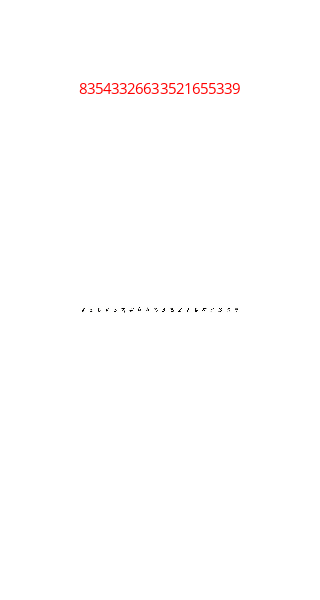

The code cell stored with this chart in its notebook:
### Markdown cell above
A few images with labels:

### Code cell
n = 20
fig = make_subplots(rows=1, cols= n, subplot_titles=([str(l) for l in sample_labels[:n]]))
fig.update_layout(width = 00, height=600, paper_bgcolor='rgb(255,255,255)', plot_bgcolor='rgb(255,255,255)')

fig.update_xaxes(visible=False)
fig.update_yaxes(visible=False, scaleanchor="x")

for i in range(n):
    hmap = go.Heatmap(z=sample_pics[i].reshape(28,28)[::-1], colorscale = 'gray_r', showscale=False)
    fig.add_trace(hmap, row=1, col=i+1)
    
for i in fig['layout']['annotations']:
    i['font'] = dict(size=15,color='#ff0000')
fig.show()

### Figure 1 — Plotly figure (JSON) as saved in the notebook; plotly's stock layout.template omitted (floating-point values rounded to 4 significant figures; data arrays with more than 128 entries replaced by an {"elided": "..."} marker saying what was removed)
{"data": [{"colorscale": [[0, "rgb(254, 254, 253)"], [0.09091, "rgb(224, 224, 223)"], [0.1818, "rgb(197, 197, 195)"], [0.2727, "rgb(171, 171, 170)"], [0.3636, "rgb(146, 146, 145)"], [0.4545, "rgb(124, 123, 122)"], [0.5455, "rgb(102, 101, 101)"], [0.6364, "rgb(81, 80, 80)"], [0.7273, "rgb(59, 59, 59)"], [0.8182, "rgb(38, 38, 38)"], [0.9091, "rgb(16, 16, 16)"], [1, "rgb(0, 0, 0)"]], "showscale": false, "type": "heatmap", "xaxis": "x", "yaxis": "y", "z": {"elided": "28x28 int values"}}, {"colorscale": [[0, "rgb(254, 254, 253)"], [0.09091, "rgb(224, 224, 223)"], [0.1818, "rgb(197, 197, 195)"], [0.2727, "rgb(171, 171, 170)"], [0.3636, "rgb(146, 146, 145)"], [0.4545, "rgb(124, 123, 122)"], [0.5455, "rgb(102, 101, 101)"], [0.6364, "rgb(81, 80, 80)"], [0.7273, "rgb(59, 59, 59)"], [0.8182, "rgb(38, 38, 38)"], [0.9091, "rgb(16, 16, 16)"], [1, "rgb(0, 0, 0)"]], "showscale": false, "type": "heatmap", "xaxis": "x2", "yaxis": "y2", "z": {"elided": "28x28 int values"}}, {"colorscale": [[0, "rgb(254, 254, 253)"], [0.09091, "rgb(224, 224, 223)"], [0.1818, "rgb(197, 197, 195)"], [0.2727, "rgb(171, 171, 170)"], [0.3636, "rgb(146, 146, 145)"], [0.4545, "rgb(124, 123, 122)"], [0.5455, "rgb(102, 101, 101)"], [0.6364, "rgb(81, 80, 80)"], [0.7273, "rgb(59, 59, 59)"], [0.8182, "rgb(38, 38, 38)"], [0.9091, "rgb(16, 16, 16)"], [1, "rgb(0, 0, 0)"]], "showscale": false, "type": "heatmap", "xaxis": "x3", "yaxis": "y3", "z": {"elided": "28x28 int values"}}, {"colorscale": [[0, "rgb(254, 254, 253)"], [0.09091, "rgb(224, 224, 223)"], [0.1818, "rgb(197, 197, 195)"], [0.2727, "rgb(171, 171, 170)"], [0.3636, "rgb(146, 146, 145)"], [0.4545, "rgb(124, 123, 122)"], [0.5455, "rgb(102, 101, 101)"], [0.6364, "rgb(81, 80, 80)"], [0.7273, "rgb(59, 59, 59)"], [0.8182, "rgb(38, 38, 38)"], [0.9091, "rgb(16, 16, 16)"], [1, "rgb(0, 0, 0)"]], "showscale": false, "type": "heatmap", "xaxis": "x4", "yaxis": "y4", "z": {"elided": "28x28 int values"}}, {"colorscale": [[0, "rgb(254, 254, 253)"], [0.09091, "rgb(224, 224, 223)"], [0.1818, "rgb(197, 197, 195)"], [0.2727, "rgb(171, 171, 170)"], [0.3636, "rgb(146, 146, 145)"], [0.4545, "rgb(124, 123, 122)"], [0.5455, "rgb(102, 101, 101)"], [0.6364, "rgb(81, 80, 80)"], [0.7273, "rgb(59, 59, 59)"], [0.8182, "rgb(38, 38, 38)"], [0.9091, "rgb(16, 16, 16)"], [1, "rgb(0, 0, 0)"]], "showscale": false, "type": "heatmap", "xaxis": "x5", "yaxis": "y5", "z": {"elided": "28x28 int values"}}, {"colorscale": [[0, "rgb(254, 254, 253)"], [0.09091, "rgb(224, 224, 223)"], [0.1818, "rgb(197, 197, 195)"], [0.2727, "rgb(171, 171, 170)"], [0.3636, "rgb(146, 146, 145)"], [0.4545, "rgb(124, 123, 122)"], [0.5455, "rgb(102, 101, 101)"], [0.6364, "rgb(81, 80, 80)"], [0.7273, "rgb(59, 59, 59)"], [0.8182, "rgb(38, 38, 38)"], [0.9091, "rgb(16, 16, 16)"], [1, "rgb(0, 0, 0)"]], "showscale": false, "type": "heatmap", "xaxis": "x6", "yaxis": "y6", "z": {"elided": "28x28 int values"}}, {"colorscale": [[0, "rgb(254, 254, 253)"], [0.09091, "rgb(224, 224, 223)"], [0.1818, "rgb(197, 197, 195)"], [0.2727, "rgb(171, 171, 170)"], [0.3636, "rgb(146, 146, 145)"], [0.4545, "rgb(124, 123, 122)"], [0.5455, "rgb(102, 101, 101)"], [0.6364, "rgb(81, 80, 80)"], [0.7273, "rgb(59, 59, 59)"], [0.8182, "rgb(38, 38, 38)"], [0.9091, "rgb(16, 16, 16)"], [1, "rgb(0, 0, 0)"]], "showscale": false, "type": "heatmap", "xaxis": "x7", "yaxis": "y7", "z": {"elided": "28x28 int values"}}, {"colorscale": [[0, "rgb(254, 254, 253)"], [0.09091, "rgb(224, 224, 223)"], [0.1818, "rgb(197, 197, 195)"], [0.2727, "rgb(171, 171, 170)"], [0.3636, "rgb(146, 146, 145)"], [0.4545, "rgb(124, 123, 122)"], [0.5455, "rgb(102, 101, 101)"], [0.6364, "rgb(81, 80, 80)"], [0.7273, "rgb(59, 59, 59)"], [0.8182, "rgb(38, 38, 38)"], [0.9091, "rgb(16, 16, 16)"], [1, "rgb(0, 0, 0)"]], "showscale": false, "type": "heatmap", "xaxis": "x8", "yaxis": "y8", "z": {"elided": "28x28 int values"}}, {"colorscale": [[0, "rgb(254, 254, 253)"], [0.09091, "rgb(224, 224, 223)"], [0.1818, "rgb(197, 197, 195)"], [0.2727, "rgb(171, 171, 170)"], [0.3636, "rgb(146, 146, 145)"], [0.4545, "rgb(124, 123, 122)"], [0.5455, "rgb(102, 101, 101)"], [0.6364, "rgb(81, 80, 80)"], [0.7273, "rgb(59, 59, 59)"], [0.8182, "rgb(38, 38, 38)"], [0.9091, "rgb(16, 16, 16)"], [1, "rgb(0, 0, 0)"]], "showscale": false, "type": "heatmap", "xaxis": "x9", "yaxis": "y9", "z": {"elided": "28x28 int values"}}, {"colorscale": [[0, "rgb(254, 254, 253)"], [0.09091, "rgb(224, 224, 223)"], [0.1818, "rgb(197, 197, 195)"], [0.2727, "rgb(171, 171, 170)"], [0.3636, "rgb(146, 146, 145)"], [0.4545, "rgb(124, 123, 122)"], [0.5455, "rgb(102, 101, 101)"], [0.6364, "rgb(81, 80, 80)"], [0.7273, "rgb(59, 59, 59)"], [0.8182, "rgb(38, 38, 38)"], [0.9091, "rgb(16, 16, 16)"], [1, "rgb(0, 0, 0)"]], "showscale": false, "type": "heatmap", "xaxis": "x10", "yaxis": "y10", "z": {"elided": "28x28 int values"}}, {"colorscale": [[0, "rgb(254, 254, 253)"], [0.09091, "rgb(224, 224, 223)"], [0.1818, "rgb(197, 197, 195)"], [0.2727, "rgb(171, 171, 170)"], [0.3636, "rgb(146, 146, 145)"], [0.4545, "rgb(124, 123, 122)"], [0.5455, "rgb(102, 101, 101)"], [0.6364, "rgb(81, 80, 80)"], [0.7273, "rgb(59, 59, 59)"], [0.8182, "rgb(38, 38, 38)"], [0.9091, "rgb(16, 16, 16)"], [1, "rgb(0, 0, 0)"]], "showscale": false, "type": "heatmap", "xaxis": "x11", "yaxis": "y11", "z": {"elided": "28x28 int values"}}, {"colorscale": [[0, "rgb(254, 254, 253)"], [0.09091, "rgb(224, 224, 223)"], [0.1818, "rgb(197, 197, 195)"], [0.2727, "rgb(171, 171, 170)"], [0.3636, "rgb(146, 146, 145)"], [0.4545, "rgb(124, 123, 122)"], [0.5455, "rgb(102, 101, 101)"], [0.6364, "rgb(81, 80, 80)"], [0.7273, "rgb(59, 59, 59)"], [0.8182, "rgb(38, 38, 38)"], [0.9091, "rgb(16, 16, 16)"], [1, "rgb(0, 0, 0)"]], "showscale": false, "type": "heatmap", "xaxis": "x12", "yaxis": "y12", "z": {"elided": "28x28 int values"}}, {"colorscale": [[0, "rgb(254, 254, 253)"], [0.09091, "rgb(224, 224, 223)"], [0.1818, "rgb(197, 197, 195)"], [0.2727, "rgb(171, 171, 170)"], [0.3636, "rgb(146, 146, 145)"], [0.4545, "rgb(124, 123, 122)"], [0.5455, "rgb(102, 101, 101)"], [0.6364, "rgb(81, 80, 80)"], [0.7273, "rgb(59, 59, 59)"], [0.8182, "rgb(38, 38, 38)"], [0.9091, "rgb(16, 16, 16)"], [1, "rgb(0, 0, 0)"]], "showscale": false, "type": "heatmap", "xaxis": "x13", "yaxis": "y13", "z": {"elided": "28x28 int values"}}, {"colorscale": [[0, "rgb(254, 254, 253)"], [0.09091, "rgb(224, 224, 223)"], [0.1818, "rgb(197, 197, 195)"], [0.2727, "rgb(171, 171, 170)"], [0.3636, "rgb(146, 146, 145)"], [0.4545, "rgb(124, 123, 122)"], [0.5455, "rgb(102, 101, 101)"], [0.6364, "rgb(81, 80, 80)"], [0.7273, "rgb(59, 59, 59)"], [0.8182, "rgb(38, 38, 38)"], [0.9091, "rgb(16, 16, 16)"], [1, "rgb(0, 0, 0)"]], "showscale": false, "type": "heatmap", "xaxis": "x14", "yaxis": "y14", "z": {"elided": "28x28 int values"}}, {"colorscale": [[0, "rgb(254, 254, 253)"], [0.09091, "rgb(224, 224, 223)"], [0.1818, "rgb(197, 197, 195)"], [0.2727, "rgb(171, 171, 170)"], [0.3636, "rgb(146, 146, 145)"], [0.4545, "rgb(124, 123, 122)"], [0.5455, "rgb(102, 101, 101)"], [0.6364, "rgb(81, 80, 80)"], [0.7273, "rgb(59, 59, 59)"], [0.8182, "rgb(38, 38, 38)"], [0.9091, "rgb(16, 16, 16)"], [1, "rgb(0, 0, 0)"]], "showscale": false, "type": "heatmap", "xaxis": "x15", "yaxis": "y15", "z": {"elided": "28x28 int values"}}, {"colorscale": [[0, "rgb(254, 254, 253)"], [0.09091, "rgb(224, 224, 223)"], [0.1818, "rgb(197, 197, 195)"], [0.2727, "rgb(171, 171, 170)"], [0.3636, "rgb(146, 146, 145)"], [0.4545, "rgb(124, 123, 122)"], [0.5455, "rgb(102, 101, 101)"], [0.6364, "rgb(81, 80, 80)"], [0.7273, "rgb(59, 59, 59)"], [0.8182, "rgb(38, 38, 38)"], [0.9091, "rgb(16, 16, 16)"], [1, "rgb(0, 0, 0)"]], "showscale": false, "type": "heatmap", "xaxis": "x16", "yaxis": "y16", "z": {"elided": "28x28 int values"}}, {"colorscale": [[0, "rgb(254, 254, 253)"], [0.09091, "rgb(224, 224, 223)"], [0.1818, "rgb(197, 197, 195)"], [0.2727, "rgb(171, 171, 170)"], [0.3636, "rgb(146, 146, 145)"], [0.4545, "rgb(124, 123, 122)"], [0.5455, "rgb(102, 101, 101)"], [0.6364, "rgb(81, 80, 80)"], [0.7273, "rgb(59, 59, 59)"], [0.8182, "rgb(38, 38, 38)"], [0.9091, "rgb(16, 16, 16)"], [1, "rgb(0, 0, 0)"]], "showscale": false, "type": "heatmap", "xaxis": "x17", "yaxis": "y17", "z": {"elided": "28x28 int values"}}, {"colorscale": [[0, "rgb(254, 254, 253)"], [0.09091, "rgb(224, 224, 223)"], [0.1818, "rgb(197, 197, 195)"], [0.2727, "rgb(171, 171, 170)"], [0.3636, "rgb(146, 146, 145)"], [0.4545, "rgb(124, 123, 122)"], [0.5455, "rgb(102, 101, 101)"], [0.6364, "rgb(81, 80, 80)"], [0.7273, "rgb(59, 59, 59)"], [0.8182, "rgb(38, 38, 38)"], [0.9091, "rgb(16, 16, 16)"], [1, "rgb(0, 0, 0)"]], "showscale": false, "type": "heatmap", "xaxis": "x18", "yaxis": "y18", "z": {"elided": "28x28 int values"}}, {"colorscale": [[0, "rgb(254, 254, 253)"], [0.09091, "rgb(224, 224, 223)"], [0.1818, "rgb(197, 197, 195)"], [0.2727, "rgb(171, 171, 170)"], [0.3636, "rgb(146, 146, 145)"], [0.4545, "rgb(124, 123, 122)"], [0.5455, "rgb(102, 101, 101)"], [0.6364, "rgb(81, 80, 80)"], [0.7273, "rgb(59, 59, 59)"], [0.8182, "rgb(38, 38, 38)"], [0.9091, "rgb(16, 16, 16)"], [1, "rgb(0, 0, 0)"]], "showscale": false, "type": "heatmap", "xaxis": "x19", "yaxis": "y19", "z": {"elided": "28x28 int values"}}, {"colorscale": [[0, "rgb(254, 254, 253)"], [0.09091, "rgb(224, 224, 223)"], [0.1818, "rgb(197, 197, 195)"], [0.2727, "rgb(171, 171, 170)"], [0.3636, "rgb(146, 146, 145)"], [0.4545, "rgb(124, 123, 122)"], [0.5455, "rgb(102, 101, 101)"], [0.6364, "rgb(81, 80, 80)"], [0.7273, "rgb(59, 59, 59)"], [0.8182, "rgb(38, 38, 38)"], [0.9091, "rgb(16, 16, 16)"], [1, "rgb(0, 0, 0)"]], "showscale": false, "type": "heatmap", "xaxis": "x20", "yaxis": "y20", "z": {"elided": "28x28 int values"}}], "layout": {"annotations": [{"font": {"color": "#ff0000", "size": 15}, "showarrow": false, "text": "8", "x": 0.02025, "xanchor": "center", "xref": "paper", "y": 1, "yanchor": "bottom", "yref": "paper"}, {"font": {"color": "#ff0000", "size": 15}, "showarrow": false, "text": "3", "x": 0.07075, "xanchor": "center", "xref": "paper", "y": 1, "yanchor": "bottom", "yref": "paper"}, {"font": {"color": "#ff0000", "size": 15}, "showarrow": false, "text": "5", "x": 0.1213, "xanchor": "center", "xref": "paper", "y": 1, "yanchor": "bottom", "yref": "paper"}, {"font": {"color": "#ff0000", "size": 15}, "showarrow": false, "text": "4", "x": 0.1718, "xanchor": "center", "xref": "paper", "y": 1, "yanchor": "bottom", "yref": "paper"}, {"font": {"color": "#ff0000", "size": 15}, "showarrow": false, "text": "3", "x": 0.2223, "xanchor": "center", "xref": "paper", "y": 1, "yanchor": "bottom", "yref": "paper"}, {"font": {"color": "#ff0000", "size": 15}, "showarrow": false, "text": "3", "x": 0.2727, "xanchor": "center", "xref": "paper", "y": 1, "yanchor": "bottom", "yref": "paper"}, {"font": {"color": "#ff0000", "size": 15}, "showarrow": false, "text": "2", "x": 0.3233, "xanchor": "center", "xref": "paper", "y": 1, "yanchor": "bottom", "yref": "paper"}, {"font": {"color": "#ff0000", "size": 15}, "showarrow": false, "text": "6", "x": 0.3738, "xanchor": "center", "xref": "paper", "y": 1, "yanchor": "bottom", "yref": "paper"}, {"font": {"color": "#ff0000", "size": 15}, "showarrow": false, "text": "6", "x": 0.4243, "xanchor": "center", "xref": "paper", "y": 1, "yanchor": "bottom", "yref": "paper"}, {"font": {"color": "#ff0000", "size": 15}, "showarrow": false, "text": "3", "x": 0.4748, "xanchor": "center", "xref": "paper", "y": 1, "yanchor": "bottom", "yref": "paper"}, {"font": {"color": "#ff0000", "size": 15}, "showarrow": false, "text": "3", "x": 0.5252, "xanchor": "center", "xref": "paper", "y": 1, "yanchor": "bottom", "yref": "paper"}, {"font": {"color": "#ff0000", "size": 15}, "showarrow": false, "text": "5", "x": 0.5757, "xanchor": "center", "xref": "paper", "y": 1, "yanchor": "bottom", "yref": "paper"}, {"font": {"color": "#ff0000", "size": 15}, "showarrow": false, "text": "2", "x": 0.6262, "xanchor": "center", "xref": "paper", "y": 1, "yanchor": "bottom", "yref": "paper"}, {"font": {"color": "#ff0000", "size": 15}, "showarrow": false, "text": "1", "x": 0.6767, "xanchor": "center", "xref": "paper", "y": 1, "yanchor": "bottom", "yref": "paper"}, {"font": {"color": "#ff0000", "size": 15}, "showarrow": false, "text": "6", "x": 0.7272, "xanchor": "center", "xref": "paper", "y": 1, "yanchor": "bottom", "yref": "paper"}, {"font": {"color": "#ff0000", "size": 15}, "showarrow": false, "text": "5", "x": 0.7777, "xanchor": "center", "xref": "paper", "y": 1, "yanchor": "bottom", "yref": "paper"}, {"font": {"color": "#ff0000", "size": 15}, "showarrow": false, "text": "5", "x": 0.8282, "xanchor": "center", "xref": "paper", "y": 1, "yanchor": "bottom", "yref": "paper"}, {"font": {"color": "#ff0000", "size": 15}, "showarrow": false, "text": "3", "x": 0.8787, "xanchor": "center", "xref": "paper", "y": 1, "yanchor": "bottom", "yref": "paper"}, {"font": {"color": "#ff0000", "size": 15}, "showarrow": false, "text": "3", "x": 0.9292, "xanchor": "center", "xref": "paper", "y": 1, "yanchor": "bottom", "yref": "paper"}, {"font": {"color": "#ff0000", "size": 15}, "showarrow": false, "text": "9", "x": 0.9797, "xanchor": "center", "xref": "paper", "y": 1, "yanchor": "bottom", "yref": "paper"}], "height": 600, "paper_bgcolor": "rgb(255,255,255)", "plot_bgcolor": "rgb(255,255,255)", "width": 200, "xaxis": {"anchor": "y", "domain": [0, 0.0405], "visible": false}, "xaxis10": {"anchor": "y10", "domain": [0.4545, 0.495], "visible": false}, "xaxis11": {"anchor": "y11", "domain": [0.505, 0.5455], "visible": false}, "xaxis12": {"anchor": "y12", "domain": [0.5555, 0.596], "visible": false}, "xaxis13": {"anchor": "y13", "domain": [0.606, 0.6465], "visible": false}, "xaxis14": {"anchor": "y14", "domain": [0.6565, 0.697], "visible": false}, "xaxis15": {"anchor": "y15", "domain": [0.707, 0.7475], "visible": false}, "xaxis16": {"anchor": "y16", "domain": [0.7575, 0.798], "visible": false}, "xaxis17": {"anchor": "y17", "domain": [0.808, 0.8485], "visible": false}, "xaxis18": {"anchor": "y18", "domain": [0.8585, 0.899], "visible": false}, "xaxis19": {"anchor": "y19", "domain": [0.909, 0.9495], "visible": false}, "xaxis2": {"anchor": "y2", "domain": [0.0505, 0.091], "visible": false}, "xaxis20": {"anchor": "y20", "domain": [0.9595, 1.0], "visible": false}, "xaxis3": {"anchor": "y3", "domain": [0.101, 0.1415], "visible": false}, "xaxis4": {"anchor": "y4", "domain": [0.1515, 0.192], "visible": false}, "xaxis5": {"anchor": "y5", "domain": [0.202, 0.2425], "visible": false}, "xaxis6": {"anchor": "y6", "domain": [0.2525, 0.293], "visible": false}, "xaxis7": {"anchor": "y7", "domain": [0.303, 0.3435], "visible": false}, "xaxis8": {"anchor": "y8", "domain": [0.3535, 0.394], "visible": false}, "xaxis9": {"anchor": "y9", "domain": [0.404, 0.4445], "visible": false}, "yaxis": {"anchor": "x", "domain": [0, 1], "scaleanchor": "x", "visible": false}, "yaxis10": {"anchor": "x10", "domain": [0, 1], "scaleanchor": "x", "visible": false}, "yaxis11": {"anchor": "x11", "domain": [0, 1], "scaleanchor": "x", "visible": false}, "yaxis12": {"anchor": "x12", "domain": [0, 1], "scaleanchor": "x", "visible": false}, "yaxis13": {"anchor": "x13", "domain": [0, 1], "scaleanchor": "x", "visible": false}, "yaxis14": {"anchor": "x14", "domain": [0, 1], "scaleanchor": "x", "visible": false}, "yaxis15": {"anchor": "x15", "domain": [0, 1], "scaleanchor": "x", "visible": false}, "yaxis16": {"anchor": "x16", "domain": [0, 1], "scaleanchor": "x", "visible": false}, "yaxis17": {"anchor": "x17", "domain": [0, 1], "scaleanchor": "x", "visible": false}, "yaxis18": {"anchor": "x18", "domain": [0, 1], "scaleanchor": "x", "visible": false}, "yaxis19": {"anchor": "x19", "domain": [0, 1], "scaleanchor": "x", "visible": false}, "yaxis2": {"anchor": "x2", "domain": [0, 1], "scaleanchor": "x", "visible": false}, "yaxis20": {"anchor": "x20", "domain": [0, 1], "scaleanchor": "x", "visible": false}, "yaxis3": {"anchor": "x3", "domain": [0, 1], "scaleanchor": "x", "visible": false}, "yaxis4": {"anchor": "x4", "domain": [0, 1], "scaleanchor": "x", "visible": false}, "yaxis5": {"anchor": "x5", "domain": [0, 1], "scaleanchor": "x", "visible": false}, "yaxis6": {"anchor": "x6", "domain": [0, 1], "scaleanchor": "x", "visible": false}, "yaxis7": {"anchor": "x7", "domain": [0, 1], "scaleanchor": "x", "visible": false}, "yaxis8": {"anchor": "x8", "domain": [0, 1], "scaleanchor": "x", "visible": false}, "yaxis9": {"anchor": "x9", "domain": [0, 1], "scaleanchor": "x", "visible": false}}}
